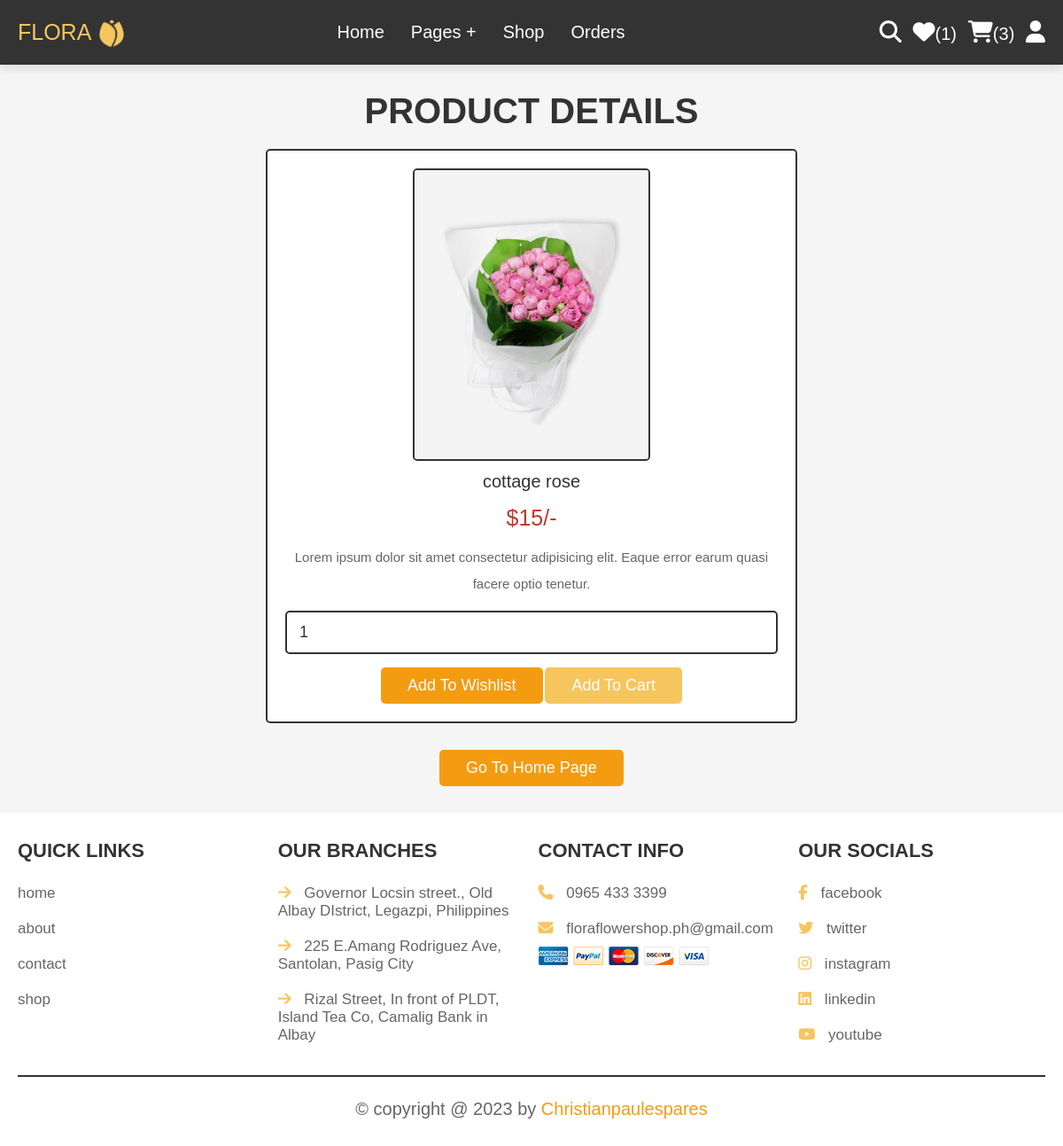
/view_page.php?pid=15 (signed in), run on an earlier commit of the app's database.
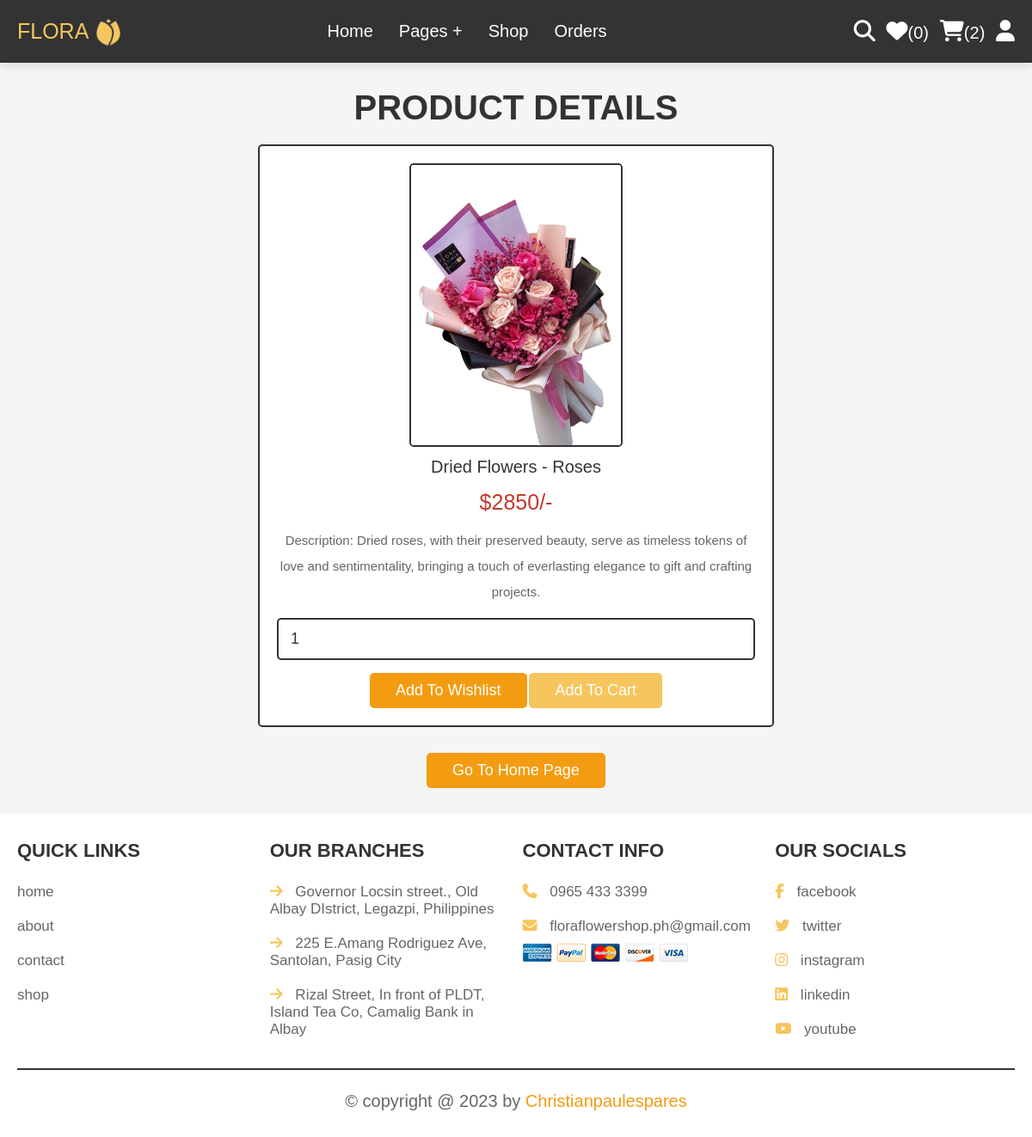
And on a later commit of the database.
### tables this page shows
CREATE TABLE `products` (
  `id` int(100) NOT NULL,
  `name` varchar(100) NOT NULL,
  `details` varchar(500) NOT NULL,
  `price` int(100) NOT NULL,
  `image` varchar(100) NOT NULL
);

### view_page.php (the view, shortened to what this page needs)
<?php
@include 'config.php';
$user_id = $_SESSION['user_id'];
?>
<!DOCTYPE html>
<html lang="en">
<head>
   <link rel="stylesheet" href="https://cdnjs.cloudflare.com/ajax/libs/font-awesome/6.5.1/css/all.min.css">
   <link rel="stylesheet" href="css/style.css">
</head>
<body>
<?php @include 'header.php'; ?>
<section class="quick-view">
    <h1 class="title">product details</h1>
    <?php
        if(isset($_GET['pid'])){
            $pid = $_GET['pid'];
            $select_products = mysqli_query($conn, "SELECT * FROM `products` WHERE id = '$pid'") or die('query failed');
         if(mysqli_num_rows($select_products) > 0){
            while($fetch_products = mysqli_fetch_assoc($select_products)){
    ?>
    <form action="" method="POST">
         <img src="uploaded_img/<?php echo $fetch_products['image']; ?>" alt="" class="image">
         <div class="name"><?php echo $fetch_products['name']; ?></div>
         <div class="price">$<?php echo $fetch_products['price']; ?>/-</div>
         <div class="details"><?php echo $fetch_products['details']; ?></div>
         <input type="number" name="product_quantity" value="1" min="0" class="qty">
         <input type="submit" value="add to wishlist" name="add_to_wishlist" class="option-btn">
         <input type="submit" value="add to cart" name="add_to_cart" class="btn">
      </form>
    <?php
            }
        }else{
        echo '<p class="empty">no products details available!</p>';
        }
    }
    ?>
    <div class="more-btn">
        <a href="home.php" class="option-btn">go to home page</a>
    </div>
</section>
<?php @include 'footer.php'; ?>
</body>
</html>

### header.php (shortened to what this page needs)
<header class="header">
    <div class="flex">
        <a hrefhome.php class="logo">FLORA <img src="./image/Icon_Pic_Remove.jpg"></i></a>
            <nav class="navbar">
                    <ul>
                        <li><a href="home.php">home</a></li>
                        <li><a href="#">pages +</a>
                        </li>
                        <li><a href="shop.php">shop</a></li>
                        <li><a href="orders.php">orders</a></li>
                    </ul>
            </nav>
        <div class="icons">
            <a href="search_page.php" class="fas fa-search"></a>
            <?php
                $select_wishlist_count = mysqli_query($conn, "SELECT * FROM `wishlist` WHERE user_id = '$user_id'") or die('query failed');
                $wishlist_num_rows = mysqli_num_rows($select_wishlist_count);
            ?>
            <a href="wishlist.php"><i class="fas fa-heart"></i><span>(<?php echo $wishlist_num_rows; ?>)</span></a>
            <?php
                $select_cart_count = mysqli_query($conn, "SELECT * FROM `cart` WHERE user_id = '$user_id'") or die('query failed');
                $cart_num_rows = mysqli_num_rows($select_cart_count);
            ?>
            <a href="cart.php"><i class="fas fa-shopping-cart"></i><span>(<?php echo $cart_num_rows; ?>)</span></a>
            <div id="user-btn" class="fas fa-user"></div>
        </div>
    </div>
</header>

What changed in the data, as far as the page shows it:
changed products: image: a different picture; name "cottage rose" → "Dried Flowers - Roses"; price "15" → "2850"; details "Lorem ipsum dolor sit amet consectetur adipisicing elit. Eaque error earum quasi facere optio tenetur." → "Description: Dried roses, with their preserved beauty, serve as timeless tokens of love and sentimentality, bringing a touch of everlasting elegance to gift and crafting projects."
Also different on the page:
$wishlist_num_rows: "1" → "0"
$cart_num_rows: "3" → "2"
